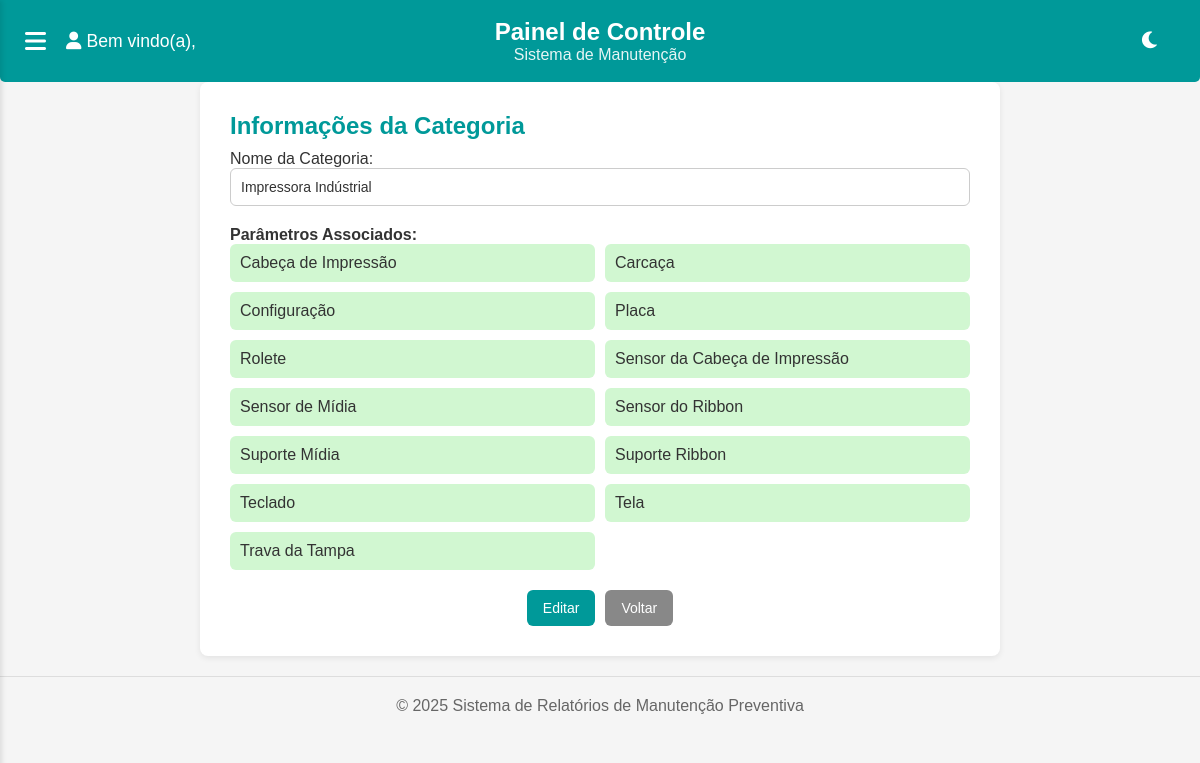
The page /equipamentos/categorias/4/ on the database its author committed.
### equipamentos/models.py (models this page shows, shortened)
class CategoriaEquipamento(models.Model):
    nome = models.CharField(max_length=100, unique=True)
    parametros = models.ManyToManyField(ParametroEquipamento, blank=True)

class ParametroEquipamento(models.Model):
    nome = models.CharField(max_length=100, unique=True)
    avaliacao_ajuda = models.CharField(
        max_length=300,
        blank=True,
        verbose_name="Como avaliar o parâmetro",
    )

### equipamentos/views.py (the view)
# urls.py: path('categorias/<int:pk>/', views.detalhes_categoria, name='detalhes_categoria'),
def detalhes_categoria(request, pk):
    categoria = get_object_or_404(CategoriaEquipamento, pk=pk)
    return render(request, 'categorias/detalhes_categoria.html', {'categoria': categoria})

### equipamentos/templates/categorias/detalhes_categoria.html (shortened to what this page needs)
{% extends 'base.html' %}
{% load static %}
{% block content %}
<div class="card-form">
    <h2>Informações da Categoria</h2>
    <div class="form-group">
        <label>Nome da Categoria:</label>
        <input type="text" value="{{ categoria.nome }}" readonly>
    </div>
    <h4>Parâmetros Associados:</h4>
    {% if categoria.parametros.all %}
        <div class="checkbox-grid">
            {% for parametro in categoria.parametros.all|dictsort:"nome" %}
                <div class="checkbox-item selecionado">
                    <span class="parametro-nome">{{ parametro.nome }}</span>
                </div>
            {% endfor %}
        </div>
    {% else %}
        <p>Nenhum parâmetro associado.</p>
    {% endif %}
    <div class="form-actions">
        <a href="{% url 'equipamentos:editar_categoria' categoria.pk %}" class="btn btn-primary">Editar</a>
        <a href="{% url 'equipamentos:listar_categorias' %}" class="btn btn-secondary">Voltar</a>
    </div>
</div>
{% endblock %}

### static/css/global.css (style rules this page uses)
* { margin: 0; padding: 0; box-sizing: border-box; font-family: Arial, sans-serif; }
:root { --primary-color: #009999; --secondary-color: #008080; --background-color: #f5f5f5; --card-background: white; --subcard-background: #f0f0f0; --text-color: #333; --text-secondary: #666; }
body { background-color: var(--background-color); color: var(--text-color); min-height: 100vh; margin: 0; display: flex; flex-direction: column; }
label { color: var(--text-color); }
input[type="text"], input[type="date"], input[type="email"], input[type="tel"], input[type="password"], textarea, select { background-color: var(--card-background); color: var(--text-color); border-color: var(--text-secondary); }
.btn { display: inline-block; padding: 10px 18px; font-size: 14px; font-weight: 500; text-align: center; text-decoration: none; border: none; border-radius: 6px; cursor: pointer; transition: background-color 0.3s ease; color: white; background-color: var(--primary-color); }
.btn-primary { background-color: var(--primary-color); color: white; }
.btn { background-color: var(--primary-color); color: white; border: none; padding: 10px 16px; border-radius: 6px; cursor: pointer; font-size: 14px; text-decoration: none; transition: background-color 0.3s ease; white-space: nowrap; }
.btn-secondary { background-color: #888; }
.card-form { background-color: var(--card-background); padding: 30px; border-radius: 8px; max-width: 800px; margin: 0 auto; box-shadow: 0 2px 6px rgba(0, 0, 0, 0.08); }
.card-form h2 { margin-bottom: 10px; color: var(--primary-color); }
.form-group { margin-bottom: 20px; }
.form-group input[type="text"] { width: 100%; padding: 10px; border: 1px solid #ccc; border-radius: 6px; font-size: 14px; }
.checkbox-grid { display: grid; grid-template-columns: repeat(auto-fill, minmax(250px, 1fr)); gap: 10px; }
.checkbox-item { background-color: var(--subcard-background); padding: 10px; border-radius: 6px; display: flex; align-items: center; gap: 8px; transition: background-color 0.3s ease; }
.checkbox-item.selecionado { background-color: #d1f7d1; }
.parametro-nome { font-weight: 500; }
.form-actions { display: flex; gap: 10px; justify-content: center; margin-top: 20px; }

### equipamentos/templates/categorias/detalhes_categoria.html (style rules this page uses)
.card-form { background-color: var(--card-background); padding: 30px; border-radius: 8px; max-width: 800px; margin: 0 auto; box-shadow: 0 2px 6px rgba(0, 0, 0, 0.08); }
.card-form h2 { margin-bottom: 10px; color: var(--primary-color); }
.form-group { margin-bottom: 20px; }
.form-group input[type="text"] { width: 100%; padding: 10px; border: 1px solid #ccc; border-radius: 6px; font-size: 14px; }
.checkbox-grid { display: grid; grid-template-columns: repeat(auto-fill, minmax(250px, 1fr)); gap: 10px; }
.checkbox-item { background-color: var(--subcard-background); padding: 10px; border-radius: 6px; display: flex; align-items: center; gap: 8px; }
.checkbox-item.selecionado { background-color: #d1f7d1; }
.parametro-nome { font-weight: 500; }
.form-actions { display: flex; gap: 10px; justify-content: center; margin-top: 20px; }

### rows shown on the page
CategoriaEquipamento: nome "Impressora Indústrial"
ParametroEquipamento: nome "Cabeça de Impressão"
ParametroEquipamento: nome "Carcaça"
ParametroEquipamento: nome "Configuração"
ParametroEquipamento: nome "Placa"
ParametroEquipamento: nome "Rolete"
ParametroEquipamento: nome "Sensor da Cabeça de Impressão"
ParametroEquipamento: nome "Sensor de Mídia"
ParametroEquipamento: nome "Sensor do Ribbon"
ParametroEquipamento: nome "Suporte Mídia"
ParametroEquipamento: nome "Suporte Ribbon"
ParametroEquipamento: nome "Teclado"
ParametroEquipamento: nome "Tela"
ParametroEquipamento: nome "Trava da Tampa"
